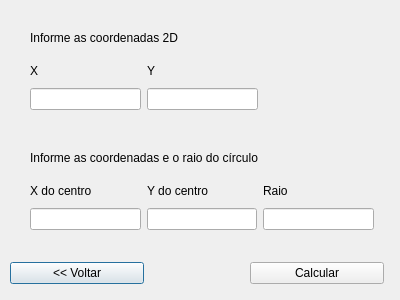
<?xml version="1.0" encoding="UTF-8"?>
<ui version="4.0">
 <class>janela2</class>
 <widget class="QDialog" name="janela2">
  <property name="geometry">
   <rect>
    <x>0</x>
    <y>0</y>
    <width>400</width>
    <height>300</height>
   </rect>
  </property>
  <property name="windowTitle">
   <string>Dialog</string>
  </property>
  <widget class="QLabel" name="label">
   <property name="geometry">
    <rect>
     <x>30</x>
     <y>30</y>
     <width>161</width>
     <height>16</height>
    </rect>
   </property>
   <property name="text">
    <string>Informe as coordenadas 2D</string>
   </property>
  </widget>
  <widget class="QLabel" name="label_4">
   <property name="geometry">
    <rect>
     <x>30</x>
     <y>150</y>
     <width>251</width>
     <height>16</height>
    </rect>
   </property>
   <property name="text">
    <string>Informe as coordenadas e o raio do círculo</string>
   </property>
  </widget>
  <widget class="QWidget" name="">
   <property name="geometry">
    <rect>
     <x>30</x>
     <y>60</y>
     <width>228</width>
     <height>50</height>
    </rect>
   </property>
   <layout class="QHBoxLayout" name="horizontalLayout">
    <item>
     <layout class="QVBoxLayout" name="verticalLayout">
      <item>
       <widget class="QLabel" name="label_2">
        <property name="text">
         <string>X</string>
        </property>
       </widget>
      </item>
      <item>
       <widget class="QLineEdit" name="lineEdit"/>
      </item>
     </layout>
    </item>
    <item>
     <layout class="QVBoxLayout" name="verticalLayout_2">
      <item>
       <widget class="QLabel" name="label_3">
        <property name="text">
         <string>Y</string>
        </property>
       </widget>
      </item>
      <item>
       <widget class="QLineEdit" name="lineEdit_2"/>
      </item>
     </layout>
    </item>
   </layout>
  </widget>
  <widget class="QWidget" name="">
   <property name="geometry">
    <rect>
     <x>30</x>
     <y>180</y>
     <width>344</width>
     <height>50</height>
    </rect>
   </property>
   <layout class="QHBoxLayout" name="horizontalLayout_2">
    <item>
     <layout class="QVBoxLayout" name="verticalLayout_3">
      <item>
       <widget class="QLabel" name="label_5">
        <property name="text">
         <string>X do centro</string>
        </property>
       </widget>
      </item>
      <item>
       <widget class="QLineEdit" name="lineEdit_3"/>
      </item>
     </layout>
    </item>
    <item>
     <layout class="QVBoxLayout" name="verticalLayout_4">
      <item>
       <widget class="QLabel" name="label_6">
        <property name="text">
         <string>Y do centro</string>
        </property>
       </widget>
      </item>
      <item>
       <widget class="QLineEdit" name="lineEdit_4"/>
      </item>
     </layout>
    </item>
    <item>
     <layout class="QVBoxLayout" name="verticalLayout_5">
      <item>
       <widget class="QLabel" name="label_7">
        <property name="text">
         <string>Raio</string>
        </property>
       </widget>
      </item>
      <item>
       <widget class="QLineEdit" name="lineEdit_5"/>
      </item>
     </layout>
    </item>
   </layout>
  </widget>
  <widget class="QWidget" name="">
   <property name="geometry">
    <rect>
     <x>10</x>
     <y>260</y>
     <width>374</width>
     <height>26</height>
    </rect>
   </property>
   <layout class="QHBoxLayout" name="horizontalLayout_3">
    <item>
     <widget class="QPushButton" name="pushButton">
      <property name="text">
       <string>&lt;&lt; Voltar</string>
      </property>
     </widget>
    </item>
    <item>
     <spacer name="horizontalSpacer">
      <property name="orientation">
       <enum>Qt::Horizontal</enum>
      </property>
      <property name="sizeType">
       <enum>QSizePolicy::Fixed</enum>
      </property>
      <property name="sizeHint" stdset="0">
       <size>
        <width>100</width>
        <height>20</height>
       </size>
      </property>
     </spacer>
    </item>
    <item>
     <widget class="QPushButton" name="btn_calcular">
      <property name="text">
       <string>Calcular</string>
      </property>
     </widget>
    </item>
   </layout>
  </widget>
 </widget>
 <resources/>
 <connections/>
</ui>
